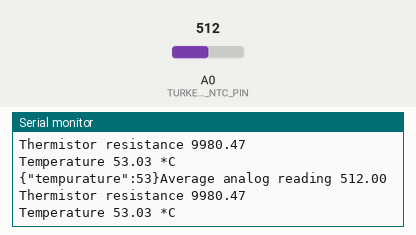
This program was run on a simulated ESP8266 (NodeMCU). Parts: the last lines printed to the serial monitor. The test bench sets the inputs (shaded band); at power-on: A0 (TURKEY1_NTC_PIN) = 512. WiFi joins after 1.5 s; servers stay silent unless stated; storage starts empty.

Above: at 3.2 s.
3.3 s: A0 (TURKEY1_NTC_PIN) set to 0
At 3.7 s:
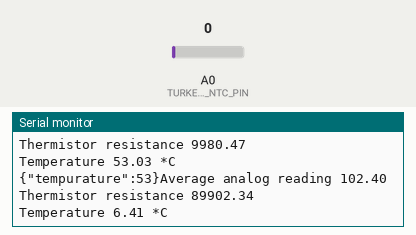
5.4 s: A0 (TURKEY1_NTC_PIN) set to 122
At 6.2 s:
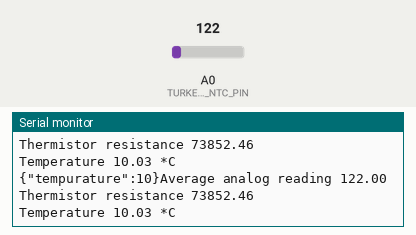
Timing chart, 0 to 8.4 s (numbered marks = the images above; inputs shaded):
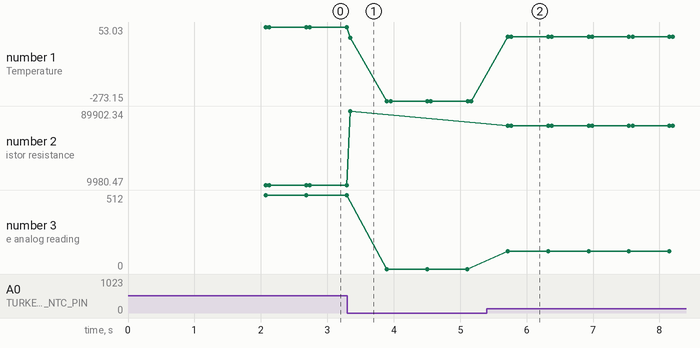

Measured:
- after the input at 3.3 s, the serial monitor: prints a new line at once (image 1)
- after the input at 5.4 s, the serial monitor: prints a new line after 0.32 s (image 2)
- plotted number 1: 53.03 → -273.15 after the input at 3.3 s, -273.15 → 10.03 after the input at 5.4 s
- plotted number 2: 9980.47 → 89902.34 after the input at 3.3 s, 89902.34 → 73852.46 after the input at 5.4 s
- plotted number 3: 512 → 0 after the input at 3.3 s, 0 → 122 after the input at 5.4 s

The program:

main.cpp
```cpp
#include <Arduino.h>
#include <ESP8266WiFi.h>
#include <ESPAsyncTCP.h>
#include <ESPAsyncWebServer.h>
#include "LittleFS.h"
#include <Arduino_JSON.h>
#include <thermistor.h>
#include "HardwareSerial.h"

// WiFi Password
const char* ssid = "";
const char* password = "";

// hardware pins:
#define TURKEY1_NTC_PIN A0

// Thermistor object
THERMISTOR thermistor(TURKEY1_NTC_PIN,
                      100000,          // Nominal resistance at 25 ºC
                      4300,           // thermistor's beta coefficient
                      10000);         // Value of the pullup resistor

// Global temperature reading
uint16_t temp;

// Create AsyncWebServer object on port 80
AsyncWebServer server(80);

// Create a WebSocket object
AsyncWebSocket ws("/ws");

// update speed:
unsigned long lastTime = 0;
unsigned long timerDelay = 500;

// read temps from probes:
String getSensorReadings() {
  temp = thermistor.read() / 10;   // Read temperature
  char probeJson[56];

// JS "tempurature" element key we'll use to update temp readings with:
  sprintf(probeJson, "{\"tempurature\":%hu}", temp);

  return probeJson;
}

// Initialize LittleFS
void initFS() {
  if (!LittleFS.begin()) {
    Serial.println("An error has occurred while mounting LittleFS");
  } else {
   Serial.println("LittleFS mounted OwO");
  }
}

// Initialize WiFi
void initWiFi() {
  WiFi.mode(WIFI_STA);
  WiFi.begin(ssid, password);
  Serial.print("Connecting to WiFi ..");
  while (WiFi.status() != WL_CONNECTED) {
    Serial.print('.');
    delay(1000);
  }
  Serial.println(WiFi.localIP());
}

void notifyClients(String sensorReadings) {
  ws.textAll(sensorReadings);
}

void handleWebSocketMessage(void *arg, uint8_t *data, size_t len) {
  AwsFrameInfo *info = (AwsFrameInfo*)arg;
  if (info->final && info->index == 0 && info->len == len && info->opcode == WS_TEXT) {
      notifyClients(getSensorReadings());
  }
}

// minimally handle webSocket events:
void onEvent(AsyncWebSocket *server, AsyncWebSocketClient *client, AwsEventType type, void *arg, uint8_t *data, size_t len) {
  switch (type) {
    case WS_EVT_CONNECT:
      // Serial.printf("WebSocket client #%u connected from %s\n", client->id(), client->remoteIP().toString().c_str());
      break;
    case WS_EVT_DISCONNECT:
      // Serial.printf("WebSocket client #%u disconnected\n", client->id());
      break;
    case WS_EVT_DATA:
      handleWebSocketMessage(arg, data, len);
      break;
    case WS_EVT_PONG:
    case WS_EVT_ERROR:
      break;
  }
}

void initWebSocket() {
  ws.onEvent(onEvent);
  server.addHandler(&ws);
}

void setup() {
  // Serial.begin(115200);
  initWiFi();
  initFS();
  initWebSocket();

  // Web Server Root URL
  server.on("/", HTTP_GET, [](AsyncWebServerRequest *request) {
    request->send(LittleFS, "/index.html", "text/html");
  });

  server.serveStatic("/", LittleFS, "/");

  // Start server
  server.begin();
}

void loop() {
  if ((millis() - lastTime) > timerDelay) {

    Serial.print(getSensorReadings());

    notifyClients(getSensorReadings());

  lastTime = millis();

  }

  ws.cleanupClients();
}
```
